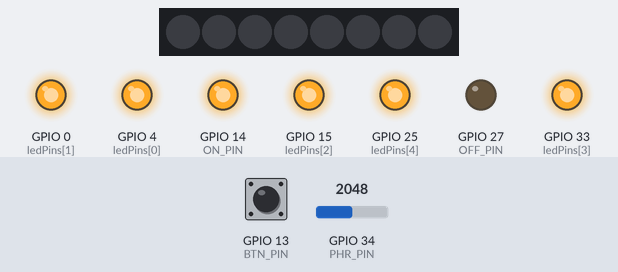
Recording of a sketch running on a simulated ESP32. On the bench: 8 RGB LEDs in strip order, left to right, output pins drawn as LEDs (lit = HIGH). The inputs (shaded band) are chosen by the test bench; at power-on: GPIO 34 (PHR_PIN) = 2048, GPIO 13 (BTN_PIN) HIGH. Dim RGB values are drawn brighter than linear.

Above: at 1.2 s.
1.3 s: GPIO 34 (PHR_PIN) set to 2018
At 2.6 s:
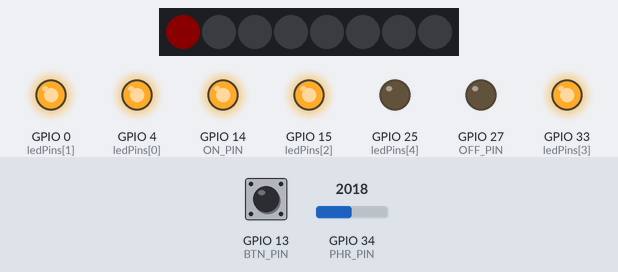
2.9 s: GPIO 34 (PHR_PIN) set to 1784
At 4.2 s:
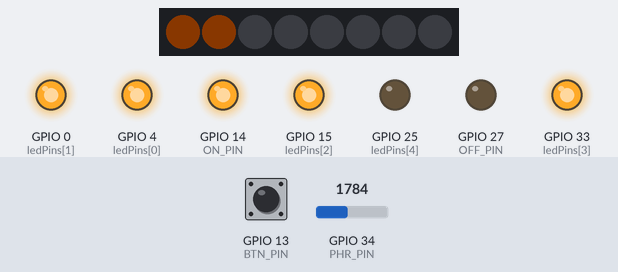
4.5 s: GPIO 34 (PHR_PIN) set to 1645
At 5.5 s:
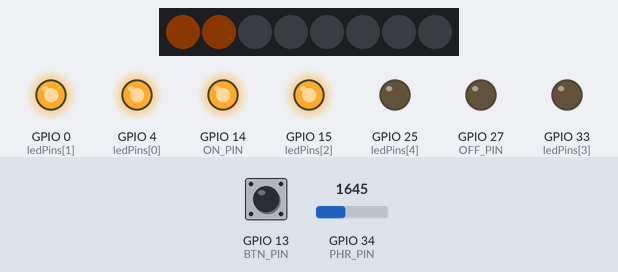
6.1 s: GPIO 34 (PHR_PIN) set to 1228
At 6.9 s:
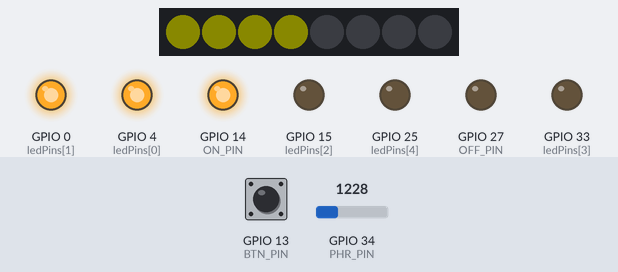
7.7 s: GPIO 34 (PHR_PIN) set to 491
At 8.3 s:
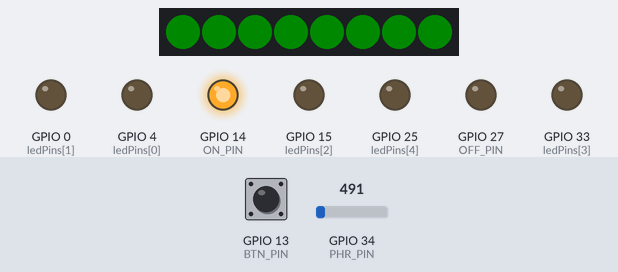
9.3 s: GPIO 13 (BTN_PIN) pulled LOW for 0.25 s
At 10.3 s:
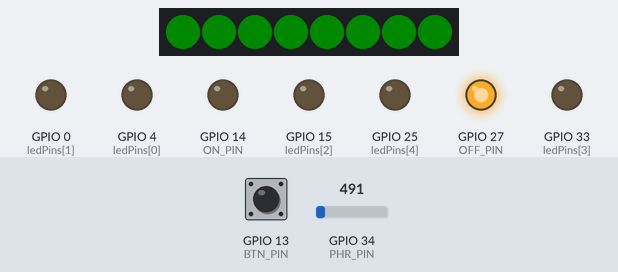
Timing chart, 0 to 12.0 s (numbered marks = the images above; inputs shaded):
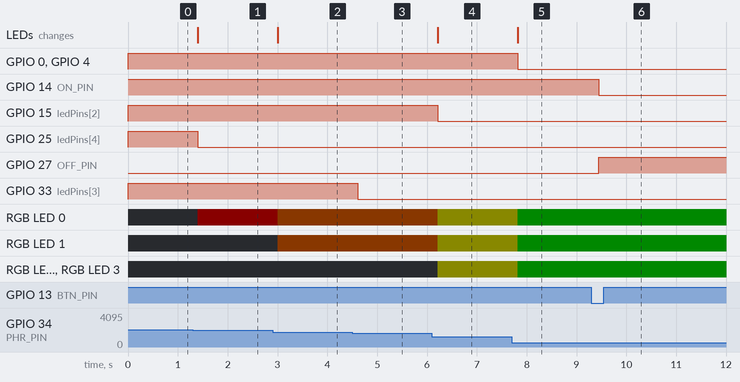

Measured:
- the behaviour switches between 2048 and 2047 on GPIO 34 (PHR_PIN) (found by bisection; images 0 and 1)
- the behaviour switches between 1713 and 1712 on GPIO 34 (PHR_PIN) (found by bisection; images 2 and 3)
- after the input at 1.3 s, GPIO 25 (ledPins[4]): HIGH → LOW after 0.10 s; RGB LED 0: off → RGB(10, 0, 0) after 0.10 s; the LEDs: change after 0.10 s (image 1)
- after the input at 2.9 s, RGB LED 0: RGB(10, 0, 0) → RGB(10, 4, 0) after 0.11 s; RGB LED 1: off → RGB(10, 4, 0) after 0.11 s; the LEDs: change after 0.11 s (image 2)
- after the input at 4.5 s, GPIO 33 (ledPins[3]): HIGH → LOW after 0.11 s
- after the input at 6.1 s, GPIO 15 (ledPins[2]): HIGH → LOW after 0.11 s; RGB LED 0, RGB LED 1: RGB(10, 4, 0) → RGB(10, 10, 0) after 0.11 s; RGB LED 2, RGB LED 3: off → RGB(10, 10, 0) after 0.11 s; the LEDs: change after 0.11 s (image 4)
- after the input at 7.7 s, GPIO 0 (ledPins[1]), GPIO 4 (ledPins[0]): HIGH → LOW after 0.12 s; RGB LED 0–3: RGB(10, 10, 0) → RGB(0, 10, 0) after 0.12 s; the LEDs: change after 0.12 s (image 5)
- after the input at 9.3 s, GPIO 14 (ON_PIN): HIGH → LOW after 0.14 s; GPIO 27 (OFF_PIN): LOW → HIGH after 0.14 s

The sketch:

photoresistor_led_bar_lamp.ino
```cpp
#include "Freenove_WS2812_Lib_for_ESP32.h"

#define LEVEL_COUNT 8
#define LEVEL_PIN 2
#define BTN_PIN 13
#define PHR_PIN 34
#define CHANNEL 0
#define LED_COUNT 5
#define ON_PIN 14
#define OFF_PIN 27

#define LIGHT_MIN 372
#define LIGHT_MAX 2048

int ledPins[] = {4, 0, 15, 33, 25};

Freenove_ESP32_WS2812 strip = Freenove_ESP32_WS2812(LEVEL_COUNT, LEVEL_PIN, CHANNEL, TYPE_GRB);

int colors[4][3] = {
  {255,0,0},    // RED
  {255,120,0},  // ORANGE
  {255,255,0},  // YELLOW
  {0,255,0}     // GREEN
};

int leds_count = 0;
bool lamp_on = true;

void setup() {
  pinMode(BTN_PIN, INPUT_PULLUP);
  for(int i=0;i<LED_COUNT;i++){
    pinMode(ledPins[i], OUTPUT);
  }

  pinMode(ON_PIN, OUTPUT);
  pinMode(OFF_PIN, OUTPUT);
  digitalWrite(ON_PIN, HIGH);
  digitalWrite(OFF_PIN, LOW);

  strip.begin();
  strip.setBrightness(10);
}

void loop() {

  int phr_read = analogRead(PHR_PIN);

  int intense = map(phr_read, LIGHT_MIN, LIGHT_MAX, LEVEL_COUNT, 0);

  // clear all module LEDs
  for(int i=0;i<LEVEL_COUNT;i++)
    strip.setLedColorData(i,0,0,0);

  int color_index;

  if(intense < 2) color_index = 0;
  else if(intense < 4) color_index = 1;
  else if(intense < 6) color_index = 2;
  else color_index = 3;

  leds_count = map(phr_read, LIGHT_MIN, LIGHT_MAX, 0, LED_COUNT);
  leds_count = constrain(leds_count, 0, LED_COUNT);

  // turn on module LEDs
  for(int i=0;i<intense;i++)
  {
    strip.setLedColorData(i,
      colors[color_index][0],
      colors[color_index][1],
      colors[color_index][2]);
  }

  strip.show();

  if (digitalRead(BTN_PIN) == LOW) {
    delay(20);
    if (digitalRead(BTN_PIN) == LOW) {
      lamp_on = !lamp_on;
      if (lamp_on) {
        digitalWrite(ON_PIN, HIGH);
        digitalWrite(OFF_PIN, LOW);
        }
        else {
          digitalWrite(ON_PIN, LOW);
          digitalWrite(OFF_PIN, HIGH);
          }
        while(digitalRead(BTN_PIN) == LOW);
        }
  }

  // turn on lamp LEDs
  for(int i=0;i<LED_COUNT;i++){
    if(i < leds_count && lamp_on == true)
      digitalWrite(ledPins[i], HIGH);
    else
      digitalWrite(ledPins[i], LOW);
  }
  delay(200);
}
```
